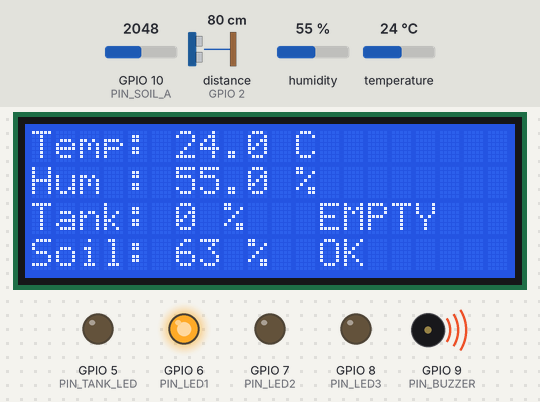
This sketch was run on a simulated ESP32-S3. On the bench: 20×4 character LCD, output pins drawn as LEDs (lit = HIGH), buzzer (waves = sounding, pin HIGH). Wiring (inferred from the names in the program): ultrasonic range finder: trigger GPIO 3; echo GPIO 2. The test bench sets the inputs (shaded band); at power-on: distance to the obstacle (sensor on GPIO 2) 80 cm, GPIO 10 (PIN_SOIL_A) = 2048, humidity 55 %, temperature 24 °C. The echo pulse lasts 58.3 µs per cm; pins used as bus, display or sensor lines are not drawn.

Above: at 2.7 s.
2.8 s: distance to the obstacle (sensor on GPIO 2) set to 31 cm
5.9 s: distance to the obstacle (sensor on GPIO 2) set to 24 cm
At 6.9 s:
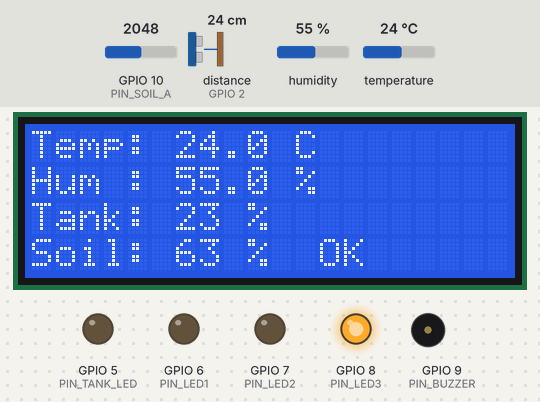
7.6 s: GPIO 10 (PIN_SOIL_A) set to 2302
At 8.9 s:
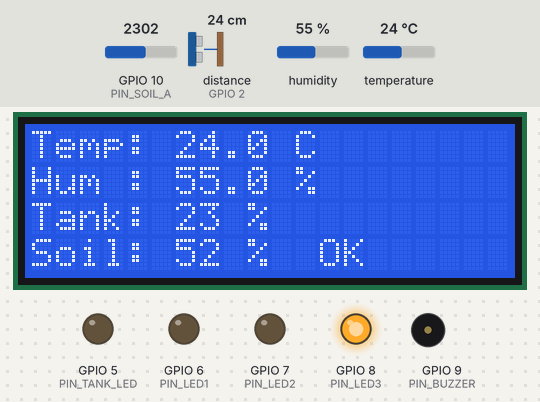
9.2 s: GPIO 10 (PIN_SOIL_A) set to 2412
At 10.2 s:
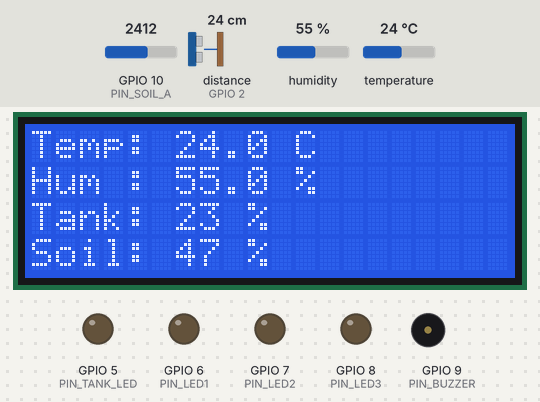
10.9 s: GPIO 10 (PIN_SOIL_A) set to 2722
At 12.0 s:
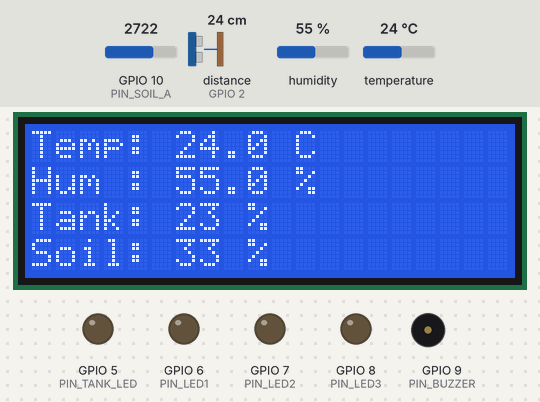
12.6 s: GPIO 10 (PIN_SOIL_A) set to 2788
At 14.0 s:
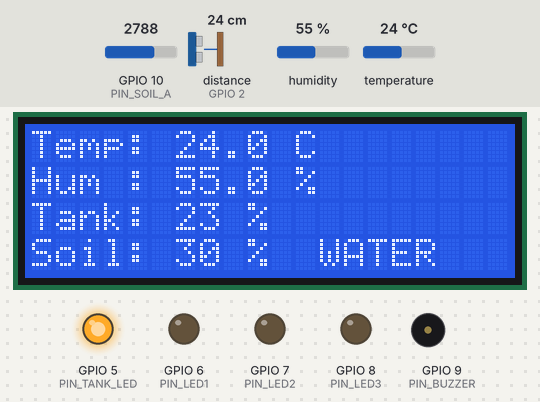
Timing chart, 0 to 15.2 s (numbered marks = the images above; inputs shaded):
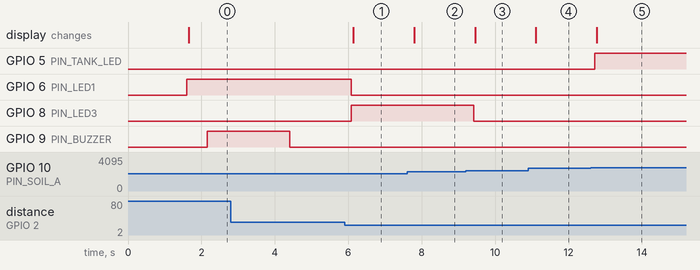

Measured:
- the behaviour switches between 28 and 27 cm on distance to the obstacle (sensor on GPIO 2) (found by bisection; images 0 and 1)
- the behaviour switches between 2350 and 2351 on GPIO 10 (PIN_SOIL_A) (found by bisection; images 2 and 3)
- the behaviour switches between 2787 and 2788 on GPIO 10 (PIN_SOIL_A) (found by bisection; images 4 and 5)
- after the input at 5.9 s, GPIO 6 (PIN_LED1): HIGH → LOW after 0.19 s; GPIO 8 (PIN_LED3): LOW → HIGH after 0.19 s; GPIO 9 (PIN_BUZZER): stays LOW (without the input it goes to HIGH after 0.75 s); the display: changes after 0.24 s (image 1)
- after the input at 7.6 s, the display: changes after 0.20 s (image 2)
- after the input at 9.2 s, GPIO 8 (PIN_LED3): HIGH → LOW after 0.21 s; the display: changes after 0.26 s (image 3)
- after the input at 10.9 s, the display: changes after 0.21 s (image 4)
- after the input at 12.6 s, GPIO 5 (PIN_TANK_LED): LOW → HIGH after 0.11 s; the display: changes after 0.16 s (image 5)

The sketch:

IOT_SMART_FARMRS.ino
```cpp
#include <Arduino.h>              // أساس
#include <Wire.h>                 // I2C
#include <LiquidCrystal_I2C.h>    // شاشة I2C 20x4
#include <DHT.h>                  // حساس DHT22

// ---------------------- Pin configuration (مطابقة لتوصيلاتك) ----------------------
#define PIN_DHT          4    // D4: DHT22
#define PIN_TANK_LED     5    // D5: LED يمثل فتح/غلق الماء (الخزان)
#define PIN_ULTRA_TRIG   3    // D3: TRIG للموجات فوق الصوتية
#define PIN_ULTRA_ECHO   2    // D2: ECHO للموجات فوق الصوتية
#define PIN_SOIL_A       10   // A0: حساس رطوبة التربة (ADC)
#define PIN_I2C_SDA      1    // D1: SDA للشاشة
#define PIN_I2C_SCL      0    // D0: SCL للشاشة
#define PIN_BUZZER       9    // D9: الجرس
#define PIN_LED1         6    // D6: LED1 (خزان فاضي)
#define PIN_LED2         7    // D7: LED2 (تربة < 30%)
#define PIN_LED3         8    // D8: LED3 (كل شيء تمام)

// ---------------------- Sensors & LCD --------------------------
#define DHTTYPE          DHT22
DHT dht(PIN_DHT, DHTTYPE);

// أغلب شاشات I2C عنوانها 0x27، لو ما اشتغلت جرّب 0x3F
#define LCD_ADDR         0x27
LiquidCrystal_I2C lcd(LCD_ADDR, 20, 4);

// ---------------------- Calibration & thresholds ----------------------------
// هندسة الخزان (بالسونار): عدّل حسب المسافات الفعلية عندك
float TANK_HEIGHT_CM     = 30.0; // المسافة من الحساس لسطح الماء عندما "فاضي" (كبيرة)
float FULL_LEVEL_CM      = 5.0;  // المسافة عندما "ممتلئ" (قريبة من الحساس)

// معايرة حساس التربة (ESP32 ADC: مدى 0..4095)
int SOIL_DRY_RAW         = 3500; // قراءة وهو جاف
int SOIL_WET_RAW         = 1200; // قراءة وهو مبلل جدًا

// عتبات التحكم
int SOIL_ON_THRESHOLD    = 30;   // ≤30%: افتح الماء (LED الخزان ON)
int SOIL_OFF_THRESHOLD   = 50;   // ≥50%: اقفل الماء (LED الخزان OFF)
int SOIL_BUZZER_ALARM    = 20;   // <20%: الجرس إنذار

int TANK_EMPTY_PERCENT   = 10;   // ≤10%: اعتبر الخزان فاضي (لإنذار LED1 والجرس)

// توقيت وميض الجرس
unsigned long BUZZER_INTERVAL_MS = 2000;

// ---------------------- State variables ----------------------------
bool valveOn = false;            // حالة "فتح الماء" (يمثلها LED الخزان)
bool buzzerAlarm = false;        // هل الجرس في حالة إنذار
unsigned long lastBuzzerToggle = 0;
bool buzzerState = false;

// ---------------------- Ultrasonic reading ---------------------------
float readUltrasonicDistanceCM() {
  // نبضة TRIG
  digitalWrite(PIN_ULTRA_TRIG, LOW);
  delayMicroseconds(2);
  digitalWrite(PIN_ULTRA_TRIG, HIGH);
  delayMicroseconds(10);
  digitalWrite(PIN_ULTRA_TRIG, LOW);

  // زمن الـ ECHO (مع مهلة 30ms)
  unsigned long duration = pulseIn(PIN_ULTRA_ECHO, HIGH, 30000UL);
  if (duration == 0) {
    return NAN; // قراءة غير صالحة
  }
  // تحويل الزمن لمسافة: تقريبًا 58 ميكروثانية لكل سم (ذهاب-عودة)
  float distanceCM = duration / 58.0;
  return distanceCM;
}

// تحويل المسافة لنسبة امتلاء الخزان (0..100%)
int mapTankPercent(float distanceCM) {
  if (isnan(distanceCM)) return -1; // -1 يعني قراءة غير متاحة

  // حصر القراءة بين ممتلئ وفاضي
  float d = constrain(distanceCM, FULL_LEVEL_CM, TANK_HEIGHT_CM);

  // عندما d = FULL_LEVEL_CM → 100%
  // عندما d = TANK_HEIGHT_CM → 0%
  float percent = 100.0 * (TANK_HEIGHT_CM - d) / (TANK_HEIGHT_CM - FULL_LEVEL_CM);
  return (int)round(constrain(percent, 0.0, 100.0));
}

// قراءة رطوبة التربة كنسبة 0..100%
int readSoilPercent() {
  int raw = analogRead(PIN_SOIL_A);              // مدى 0..4095 على ESP32
  int pct = map(raw, SOIL_DRY_RAW, SOIL_WET_RAW, 0, 100); // تحويل إلى %
  pct = constrain(pct, 0, 100);
  return pct;
}

// تحكم فتح/غلق الماء بناءً على رطوبة التربة
void updateValveBySoil(int soilPct) {
  if (!valveOn && soilPct <= SOIL_ON_THRESHOLD) {
    valveOn = true;   // افتح الماء (LED الخزان يشتغل)
  } else if (valveOn && soilPct >= SOIL_OFF_THRESHOLD) {
    valveOn = false;  // اقفل الماء (LED الخزان يطفى)
  }
  digitalWrite(PIN_TANK_LED, valveOn ? HIGH : LOW);
}

// منطق عمل الجرس (وميض كل 2 ثانية وقت الإنذار)
void updateBuzzer(int tankPct, int soilPct) {
  // إنذار لو الخزان فاضي أو التربة أقل من 20%
  buzzerAlarm = (tankPct >= 0 && tankPct <= TANK_EMPTY_PERCENT) || (soilPct < SOIL_BUZZER_ALARM);

  if (buzzerAlarm) {
    unsigned long now = millis();
    if (now - lastBuzzerToggle >= BUZZER_INTERVAL_MS) {
      buzzerState = !buzzerState;                          // تبديل الحالة
      digitalWrite(PIN_BUZZER, buzzerState ? HIGH : LOW);  // وميض
      lastBuzzerToggle = now;
    }
  } else {
    buzzerState = false;
    digitalWrite(PIN_BUZZER, LOW); // إيقاف الجرس خارج الإنذار
  }
}

// تحديث لمبات الحالة الثلاثة
void updateStatusLEDs(int tankPct, int soilPct) {
  // LED1: الخزان فاضي
  bool tankEmpty = (tankPct >= 0 && tankPct <= TANK_EMPTY_PERCENT);
  digitalWrite(PIN_LED1, tankEmpty ? HIGH : LOW);

  // LED2: التربة أقل من 30%
  bool soilLow = (soilPct < SOIL_ON_THRESHOLD);
  digitalWrite(PIN_LED2, soilLow ? HIGH : LOW);

  // LED3: كل شيء تمام (التربة ≥50% والخزان ليس فاضي)
  bool allGood = (soilPct >= SOIL_OFF_THRESHOLD) && !tankEmpty;
  digitalWrite(PIN_LED3, allGood ? HIGH : LOW);
}

// عرض البيانات على شاشة LCD
void updateLCD(float tempC, float humPct, int tankPct, int soilPct) {
  lcd.clear();

  lcd.setCursor(0, 0);
  lcd.print("Temp: ");
  if (isnan(tempC)) lcd.print("--");
  else { lcd.print(tempC, 1); lcd.print(" C"); }

  lcd.setCursor(0, 1);
  lcd.print("Hum : ");
  if (isnan(humPct)) lcd.print("--");
  else { lcd.print(humPct, 1); lcd.print(" %"); }

  lcd.setCursor(0, 2);
  lcd.print("Tank: ");
  if (tankPct < 0) lcd.print("--");
  else { lcd.print(tankPct); lcd.print(" %"); }

  lcd.setCursor(0, 3);
  lcd.print("Soil: ");
  lcd.print(soilPct);
  lcd.print(" %");

  // مؤشرات حالة سريعة على يمين السطور
  if (tankPct >= 0 && tankPct <= TANK_EMPTY_PERCENT) {
    lcd.setCursor(12, 2); lcd.print("EMPTY");
  }
  if (soilPct <= SOIL_ON_THRESHOLD) {
    lcd.setCursor(12, 3); lcd.print("WATER");
  } else if (soilPct >= SOIL_OFF_THRESHOLD) {
    lcd.setCursor(12, 3); lcd.print("OK   ");
  }
}

void setup() {
  // تهيئة I2C على الأرجل المخصصة
  Wire.begin(PIN_I2C_SDA, PIN_I2C_SCL);

  // تهيئة الشاشة وDHT
  lcd.init();
  lcd.backlight();
  dht.begin();

  // اتجاهات الأرجل
  pinMode(PIN_TANK_LED, OUTPUT);
  pinMode(PIN_ULTRA_TRIG, OUTPUT);
  pinMode(PIN_ULTRA_ECHO, INPUT);
  pinMode(PIN_BUZZER, OUTPUT);
  pinMode(PIN_LED1, OUTPUT);
  pinMode(PIN_LED2, OUTPUT);
  pinMode(PIN_LED3, OUTPUT);

  // حالات ابتدائية
  digitalWrite(PIN_TANK_LED, LOW);
  digitalWrite(PIN_BUZZER, LOW);
  digitalWrite(PIN_LED1, LOW);
  digitalWrite(PIN_LED2, LOW);
  digitalWrite(PIN_LED3, LOW);

  // شاشة ترحيب
  lcd.clear();
  lcd.setCursor(0, 0); lcd.print("Smart Farmers");
  lcd.setCursor(0, 1); lcd.print("Init sensors...");
  delay(1500);
}

void loop() {
  // قراءات DHT22
  float hum = dht.readHumidity();
  float temp = dht.readTemperature(); // بالسيليزي

  // قراءة السونار → نسبة الخزان
  float distCM = readUltrasonicDistanceCM();
  int tankPct = mapTankPercent(distCM);

  // قراءة رطوبة التربة
  int soilPct = readSoilPercent();

  // تحكم فتح/غلق الماء
  updateValveBySoil(soilPct);

  // منطق الجرس
  updateBuzzer(tankPct, soilPct);

  // لمبات الحالة
  updateStatusLEDs(tankPct, soilPct);

  // تحديث الشاشة
  updateLCD(temp, hum, tankPct, soilPct);

  // معدل التحديث
  delay(500);
}
```
